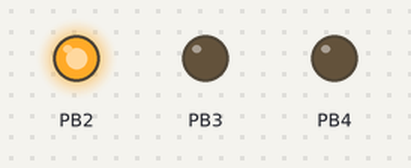
Bench run of a sketch on a simulated ATtiny85, built with avr-gcc and run on an emulated ATtiny85. Parts: output pins drawn as LEDs (lit = HIGH).

Above: at 1.5 s.
At 3.5 s:
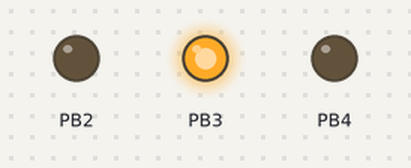
At 5.7 s:
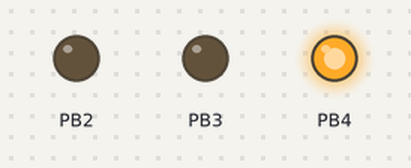
At 8.3 s:
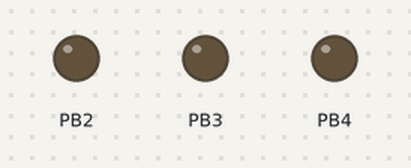
Timing chart, 0 to 10.9 s (numbered marks = the images above):
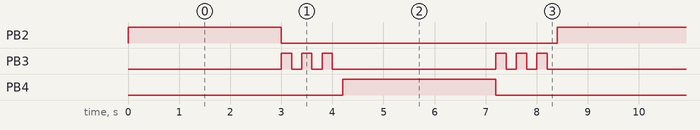

Measured:
- by itself, PB2, PB4: alternates HIGH for 3.0 s and LOW for 5.4 s
- by itself, PB3: repeats every 4.2 s: 2 × (LOW 0.20 s, HIGH 0.20 s), LOW 3.2 s, HIGH 0.20 s
- by itself, everything shown: repeats every 8.4 s, in 14 steps

The sketch:

red_light_green_light.ino
```cpp
void light(int pin, int ms, int times) {
  for (int i = 0; i < times; i++)
  {
    digitalWrite(pin, HIGH);
    delay(ms);
    digitalWrite(pin, LOW);

    if (times > 1)
    {
      delay(ms);
    }
  }
}

void setup() {
  // put your setup code here, to run once:
  pinMode(2, OUTPUT);
  pinMode(3, OUTPUT);
  pinMode(4, OUTPUT);
}

void loop() {
  // put your main code here, to run repeatedly:
  light(2, 3000, 1);
  light(3, 200, 3);
  light(4, 3000, 1);
  light(3, 200, 3);
}
```
